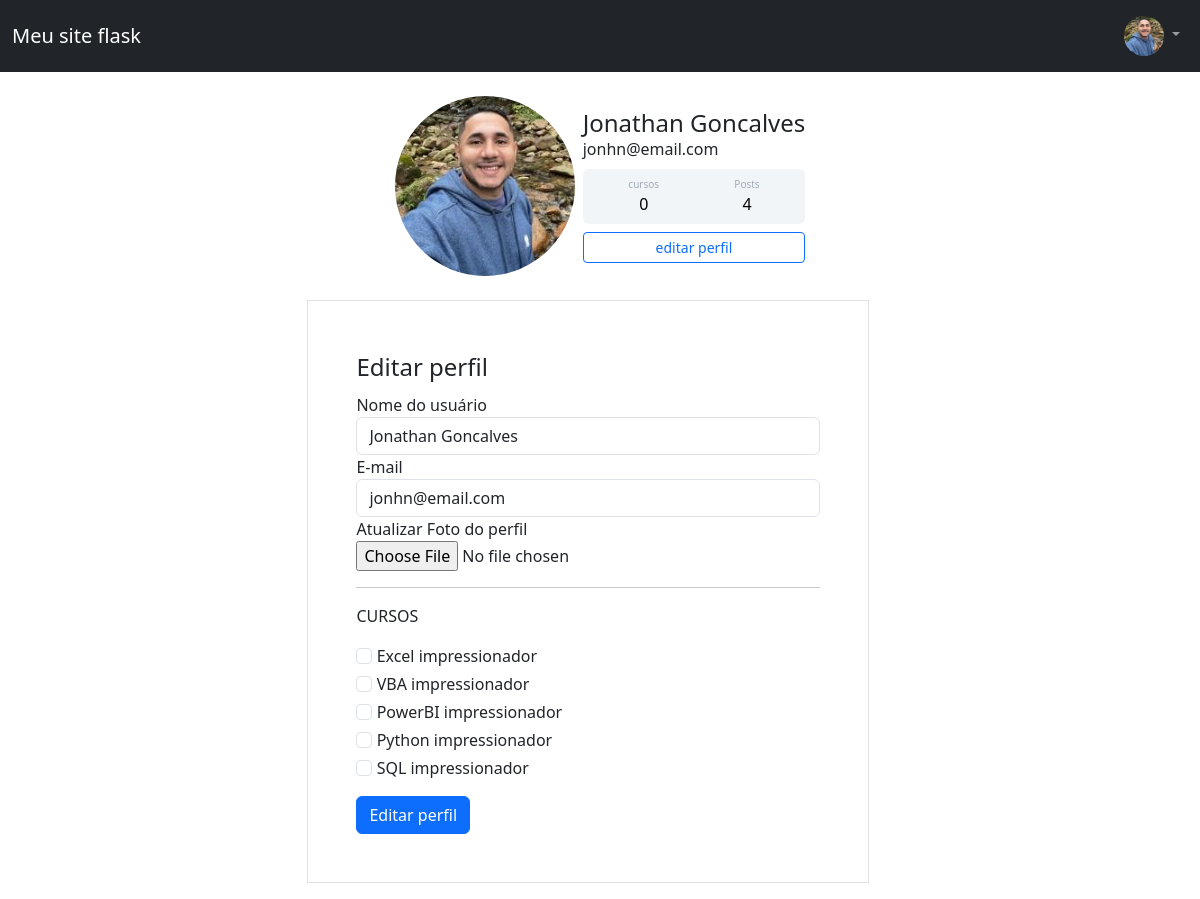
Before: /perfil/editar (signed in) with the older database file.
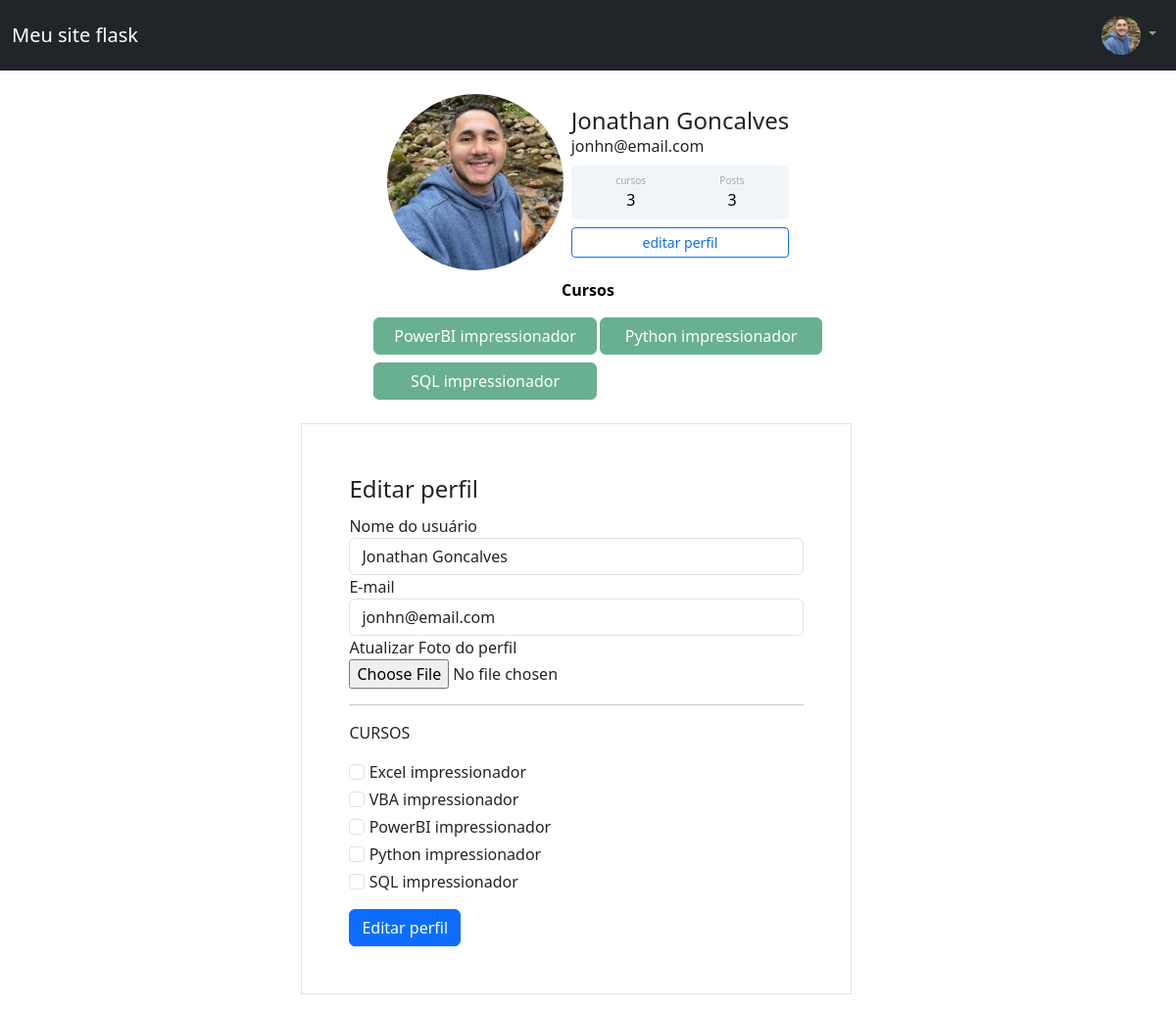
After: the same page with the newer database file.
### flaskimpressionador/models.py (models this page shows)
class Usuario(database.Model, UserMixin):
    id= database.Column(database.Integer, primary_key=True)
    username= database.Column(database.String, nullable=False)
    email= database.Column(database.String, nullable=False,unique=True)
    senha= database.Column(database.String, nullable=False)
    foto_perfil = database.Column(database.String,default='default.jpg')
    cursos = database.Column(database.String, nullable=False, default='Não informado')
    posts= database.relationship('Post', backref='autor_post', lazy=True)
    def contar_posts(self):
        return len(self.posts)

### flaskimpressionador/routes.py (the view)
@app.route('/perfil/editar', methods=['GET','POST'])
@login_required
def editar_perfil():
    form_perfil = FormEditprofile()
    if form_perfil.validate_on_submit():
        current_user.username = form_perfil.username.data
        current_user.email = form_perfil.email.data
        if form_perfil.foto_perfil.data:
            nome_image = salvar_imagem(form_perfil.foto_perfil.data)
            current_user.foto_perfil = nome_image
        current_user.cursos = atualizar_cursos(form_perfil)
        database.session.commit()
        flash(f'Perfil editado: {form_perfil.username.data}', 'alert-success')
        return redirect(url_for('perfil'))
    elif request.method == 'GET':
        form_perfil.username.data = current_user.username
        form_perfil.email.data = current_user.email
    foto_perfil = url_for('static', filename='imageprofile/{}'.format(current_user.foto_perfil))
    return render_template('paginas/editarperfil.html' ,foto_perfil=foto_perfil,form_perfil=form_perfil)

### flaskimpressionador/forms.py (shortened to what this page needs)
class FormEditprofile(FlaskForm):
    username = StringField('Nome do usuário', validators=[DataRequired()])
    email = StringField('E-mail', validators=[DataRequired(), Email()])
    foto_perfil = FileField('Atualizar Foto do perfil', validators=[FileAllowed(['jpg','png'])])
    curso_excel = BooleanField('Excel impressionador')
    curso_vba = BooleanField('VBA impressionador')
    curso_powerbi = BooleanField('PowerBI impressionador')
    curso_python = BooleanField('Python impressionador')
    curso_sql = BooleanField('SQL impressionador')
    submit_editar = SubmitField('Editar perfil')

### flaskimpressionador/models.py (called while the page is built)
@login_manager.user_loader
def load_usuario(id_usuario):
    return Usuario.query.get(int(id_usuario))

### flaskimpressionador/templates/paginas/editarperfil.html
{% extends 'paginas/base.html' %}
{% block body %}
    {% include 'Components/formPerfil.html' %}
    {% include 'Components/formEditarPerfil.html' %}
{% endblock %}

### flaskimpressionador/templates/Components/navbar.html (shortened to what this page needs)
<nav class="navbar navbar-expand-lg navbar-dark bg-dark">
    <div class="container-fluid">
        <a class="navbar-brand" href="{{ url_for('home') }}">Meu site flask</a>
        {% if not current_user.is_authenticated %}
            <ul class="navbar-nav ms-auto">
                <li><a class="navbar-brand" style="font-size: 20px" href="{{ url_for('login') }}">Login</a></li>
                <li><a class="navbar-brand" style="font-size: 20px" href="{{ url_for('cadastro') }}">Cadastro</a></li>
            </ul>
        {% else %}
            <div class="collapse navbar-collapse" id="navbarNavDarkDropdown">
                <ul class="navbar-nav ms-auto">
                    <li class="nav-item dropdown">
                        <a class="nav-link dropdown-toggle" href="#" id="navbarDarkDropdownMenuLink" role="button" data-bs-toggle="dropdown" aria-expanded="false">
                            <img src="{{ url_for('static', filename='imageprofile/' + current_user.foto_perfil) }}" alt="Foto de perfil" class="rounded-circle" style="width: 40px; height: 40px; object-fit: cover;">
                        </a>
                    </li>
                </ul>
            </div>
        {% endif %}
    </div>
</nav>

### flaskimpressionador/templates/Components/formPerfil.html
<div class="container mt-3 d-flex justify-content-center" >
    <div class="card p-2" style=" width: max-content">
        <div class="d-flex align-items-center ">
            <div class="image pe-2 ">
                <img src="{{ url_for('static', filename='imageprofile/' + current_user.foto_perfil) }}" alt="Foto de perfil" class="rounded-circle" style="width: 180px; height: 180px; object-fit: cover;">
            </div>
            <div class="ml-3 w-100">
                <h4 class="mb-0 mt-0">{{ current_user.username }}</h4>
                <span>{{  current_user.email }}</span>
                <div class="p-2 mt-2 bg-primary d-flex justify-content-around rounded text-white stats">
                    <div class="d-flex flex-column" style="text-align: center">
                        <span class="rating">cursos</span>
                        {% if 'Não informado' in current_user.cursos or current_user.cursos == ''%}
                            <span class="number3">0</span>
                        {% else %}
                            <span class="number3">{{ current_user.cursos.count(";") + 1 }}</span>
                        {% endif %}
                    </div>
                    <div class="d-flex flex-column" style="text-align: center">
                        <span class="rating">Posts</span>
                        <span class="number3">{{ current_user.contar_posts() }}</span>
                    </div>
                </div>
                <div class="button mt-2 d-flex flex-row align-items-center">
                    <a href="{{ url_for('editar_perfil') }}" class="w-100"><button class="btn btn-sm btn-outline-primary w-100">editar perfil</button></a>
                </div>
            </div>
        </div>
    </div>
</div>
<div class="container justify-content-center" style="width: max-content">
  <div class="row   justify-content-center" >
    <div class="col w-100 text-center" >
      {% if current_user.cursos and "Não informado" not in current_user.cursos %}
        <strong class="text-black">Cursos</strong><br>
        <div class="container mt-3">
          <div class="row">
            {% set cursos = current_user.cursos.split(";") %}
            {% for i in range(cursos|length) %}
              <div class="col-6 mb-2">
                <button type="button" class="btn btn-perfil btn-success " disabled>
                  {{ cursos[i] }}
                </button>
              </div>
              {% if i % 2 == 1 and not loop.last %}
                </div><div class="row">
              {% endif %}
            {% endfor %}
          </div>
        </div>
      {% endif %}
    </div>
  </div>
</div>

### flaskimpressionador/templates/Components/formEditarPerfil.html (shortened to what this page needs)
<div class="container" style="width: max-content">
    <div class="row w-100 justify-content-center" >
        <div class="col col-12">
            <form method="POST" action="" class=" mt-3 mb-3 p-5 border" enctype="multipart/form-data">
                <legend>Editar perfil</legend>
                <fieldset>
                    <div class="form-group">
                        {{ form_perfil.username.label(class="form-control-label")}}
                        {% if form_perfil.username.errors %}
                            {{ form_perfil.username(class="form-control is-invalid") }}
                            <div class="invalid-feedback">
                                {% for erro in form_perfil.username.errors %}
                                    {{ erro }}
                                {% endfor %}
                            </div>
                        {% else %}
                            {{ form_perfil.username(class="form-control") }}
                        {% endif %}
                    </div>
                    <div class="form-group">
                        {{ form_perfil.email.label(class="form-control-label") }}
                        {% if form_perfil.email.errors %}
                            {{ form_perfil.email(class="form-control is-invalid") }}
                            <div class="invalid-feedback">
                                {% for erro in form_perfil.email.errors %}
                                    {{ erro }}
                                {% endfor %}
                            </div>
                        {% else %}
                            {{ form_perfil.email(class="form-control") }}
                        {% endif %}
                    </div>
                    <div class="form-group">
                        {{ form_perfil.foto_perfil.label }}
                        {{ form_perfil.foto_perfil(class='form-control-file')}}
                    </div>
                    <hr>
                    <p>CURSOS</p>
                    {% for campo in form_perfil %}
                        {% if 'curso_' in campo.name %}
                            <div class="form-group mt-1 me-1" >
                                {{ campo(class="form-check-input")}}
                                {{ campo.label(class="form-check-label")}}
                            </div>
                        {% endif %}
                    {% endfor %}
                </fieldset>
                {{ form_perfil.submit_editar(class="btn btn-primary mt-3") }}
            </form>
        </div>
    </div>
</div>

Changed rows visible on the page:
changed Usuario "Jonathan Goncalves": cursos (not shown) → "3"
Other visible differences:
{{ current_user.contar_posts() }}: "4" → "3"
text no longer shown: "0"
text now shown: "Cursos"
new list line: "PowerBI impressionador"
new list line: "Python impressionador"
new list line: "SQL impressionador"
